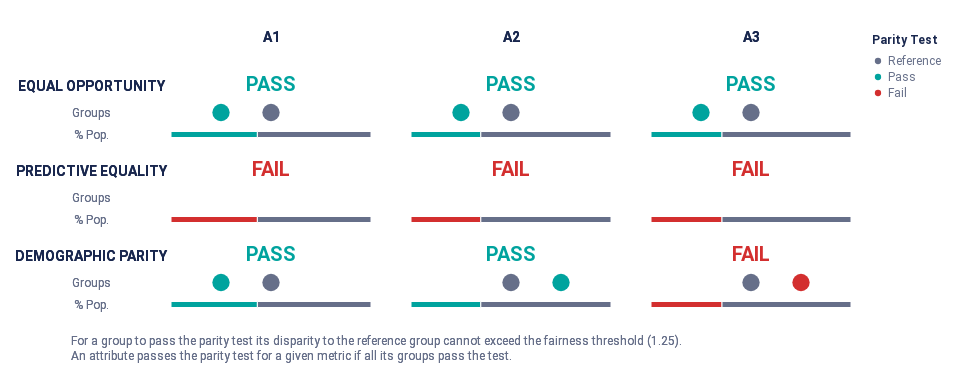

Source (notebook cell):
### Code cell
audit_combined_bias.summary_plot(["tpr", "fpr", "pprev"])
